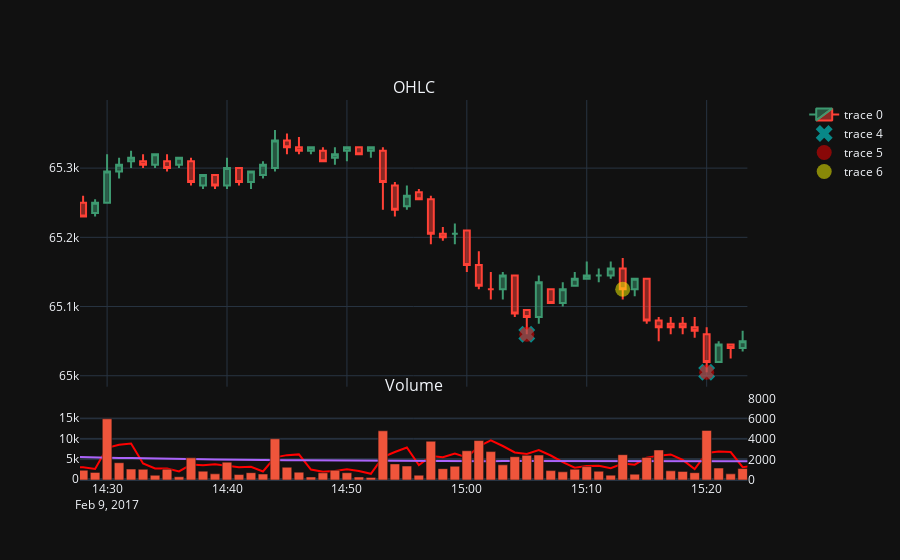

Source (notebook cell):
### Code cell
n = 52

index_ppvi = df_[df_["ppvi"] == 1].index.date
dt1 = index_ppvi[n]
dt2 = dt1 + datetime.timedelta(days=2)
df_2 = df_[(df_.index.date >= dt1) & (df_.index.date <= dt2)].copy()

plot_candle_and_extremes(df_2)

### Figure 1 — Plotly figure (JSON) as saved in the notebook; plotly's stock layout.template omitted (floating-point values rounded to 4 significant figures; data arrays with more than 128 entries replaced by an {"elided": "..."} marker saying what was removed)
{"data": [{"close": {"elided": "1100 int values"}, "high": {"elided": "1100 int values"}, "low": {"elided": "1100 int values"}, "open": {"elided": "1100 int values"}, "type": "candlestick", "x": {"elided": "1100 str values"}, "xaxis": "x", "yaxis": "y"}, {"opacity": 1, "showlegend": false, "type": "bar", "x": {"elided": "1100 str values"}, "xaxis": "x2", "y": {"elided": "1100 int values"}, "yaxis": "y3"}, {"marker": {"color": "red"}, "opacity": 1, "showlegend": false, "type": "scatter", "x": {"elided": "1100 str values"}, "xaxis": "x2", "y": {"elided": "1100 int values"}, "yaxis": "y2"}, {"opacity": 1, "showlegend": false, "type": "scatter", "x": {"elided": "1100 str values"}, "xaxis": "x2", "y": {"elided": "1100 float values"}, "yaxis": "y2"}, {"marker": {"color": "cyan", "size": 15, "symbol": "x"}, "mode": "markers", "opacity": 0.5, "type": "scatter", "x": ["2017-02-09T09:08:00", "2017-02-09T09:17:00", "2017-02-09T09:33:00", "2017-02-09T09:41:00", "2017-02-09T10:13:00", "2017-02-09T10:41:00", "2017-02-09T11:04:00", "2017-02-09T11:42:00", "2017-02-09T11:49:00", "2017-02-09T12:38:00", "2017-02-09T13:10:00", "2017-02-09T13:34:00", "2017-02-09T13:47:00", "2017-02-09T14:05:00", "2017-02-09T14:17:00", "2017-02-09T15:05:00", "2017-02-09T15:20:00", "2017-02-09T16:01:00", "2017-02-09T16:12:00", "2017-02-09T16:36:00", "2017-02-09T16:59:00", "2017-02-09T17:29:00", "2017-02-09T17:47:00", "2017-02-09T18:00:00", "2017-02-09T18:09:00", "2017-02-10T09:09:00", "2017-02-10T09:15:00", "2017-02-10T09:33:00", "2017-02-10T09:46:00", "2017-02-10T09:59:00", "2017-02-10T10:05:00", "2017-02-10T10:17:00", "2017-02-10T10:26:00", "2017-02-10T10:38:00", "2017-02-10T11:06:00", "2017-02-10T11:40:00", "2017-02-10T11:51:00", "2017-02-10T12:21:00", "2017-02-10T12:40:00", "2017-02-10T12:55:00", "2017-02-10T13:02:00", "2017-02-10T13:10:00", "2017-02-10T13:21:00", "2017-02-10T13:28:00", "2017-02-10T13:51:00", "2017-02-10T14:38:00", "2017-02-10T15:06:00", "2017-02-10T15:21:00", "2017-02-10T15:39:00", "2017-02-10T15:51:00", "2017-02-10T16:35:00", "2017-02-10T16:55:00", "2017-02-10T17:12:00", "2017-02-10T17:30:00", "2017-02-10T18:03:00", "2017-02-10T18:09:00"], "xaxis": "x", "y": [65010, 65040, 64985, 65010, 64990, 64720, 64820, 65080, 65055, 64935, 65225, 65280, 65240, 65170, 65145, 65060, 65005, 64690, 64720, 64720, 64770, 64920, 64965, 65045, 64950, 65195, 65180, 65180, 65230, 65270, 65195, 65315, 65265, 65275, 65300, 65415, 65475, 65495, 65710, 65725, 65700, 65680, 65760, 65745, 65890, 66025, 66075, 66055, 66060, 66040, 66170, 66115, 66165, 66230, 66215, 66200], "yaxis": "y"}, {"marker": {"color": "red", "size": 15}, "mode": "markers", "opacity": 0.5, "type": "scatter", "x": ["2017-02-09T15:05:00", "2017-02-09T15:20:00"], "xaxis": "x", "y": [65060, 65005], "yaxis": "y"}, {"marker": {"color": "yellow", "size": 15}, "mode": "markers", "opacity": 0.5, "type": "scatter", "x": ["2017-02-09T15:13:00"], "xaxis": "x", "y": [65125], "yaxis": "y"}], "layout": {"annotations": [{"font": {"size": 16}, "showarrow": false, "text": "OHLC", "x": 0.47, "xanchor": "center", "xref": "paper", "y": 1, "yanchor": "bottom", "yref": "paper"}, {"font": {"size": 16}, "showarrow": false, "text": "Volume", "x": 0.47, "xanchor": "center", "xref": "paper", "y": 0.2156, "yanchor": "bottom", "yref": "paper"}], "autosize": true, "xaxis": {"anchor": "y", "autorange": false, "domain": [0, 0.94], "matches": "x2", "range": ["2017-02-09 14:27:44.4993", "2017-02-09 15:23:23.7673"], "rangebreaks": [{"bounds": ["sat", "mon"]}, {"bounds": [18, 9], "pattern": "hour"}], "rangeslider": {"visible": false, "yaxis": {}}, "showticklabels": false, "type": "date"}, "xaxis2": {"anchor": "y2", "autorange": false, "domain": [0, 0.94], "range": ["2017-02-09 14:27:44.4993", "2017-02-09 15:23:23.7673"], "rangebreaks": [{"bounds": ["sat", "mon"]}, {"bounds": [18, 9], "pattern": "hour"}], "type": "date"}, "yaxis": {"anchor": "x", "autorange": false, "domain": [0.2456, 1], "range": [64980.0, 65400.0], "type": "linear"}, "yaxis2": {"anchor": "x2", "autorange": true, "domain": [0, 0.2156], "range": [-262.2, 19940.0], "type": "linear"}, "yaxis3": {"anchor": "x2", "autorange": true, "overlaying": "y2", "range": [0, 8021.0], "side": "right", "type": "linear"}}}
